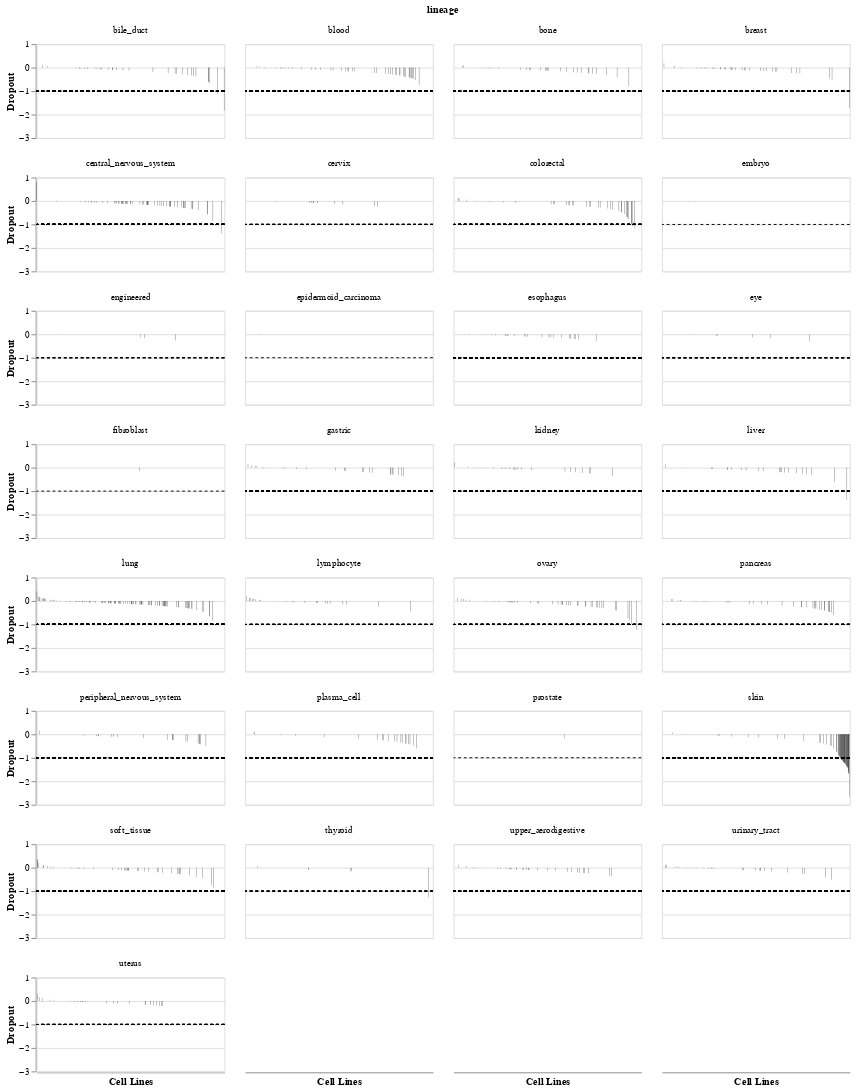

This figure's notebook cell:
### Markdown cell above
From this, we can see what all of the sensitive cell lines are and the size of the effect for each. We can also see that the majority of the sensitive cell lines are either of breast or skin lineage. The colors are the same so it's not possible to tell the difference. One way to address this in the future is to make a new waterfall plot just of the sensitive cell lines by filtering the data instead of using the interactivity.

I also wanted to show another way of using waterfall plots. We can trellis the plot based on lineage so that we can easily see the differences between them.

This function is very similar to our last one but instead of having a brush to highlight certain data points, we're going to use "facet" to make individual waterfall plots for each lineage. I put them four columns across for readability.

### Code cell
# Define a function for a chart of waterfall plots trellised by lineage
def waterfall_lineage(gene_name):
    
    # Make a new dataframe with just the columns of interest.
    gene_df = avana_samples[['DepMap_ID', 'stripped_cell_line_name', gene_name, 'lineage']].dropna()
    
    # Make the waterfall chart.
    gene_chart = alt.Chart(gene_df).mark_bar(color='black').encode(
    x=alt.X('stripped_cell_line_name',
            sort='-y',
            axis = alt.Axis(title='Cell Lines', labels=False, ticks=False)),
    y=alt.Y(gene_name,
           axis = alt.Axis(title='Dropout'))
).properties(
    width=200,
    height=100
)
    
    # Make a line to delineate the sensitivity cutoff.
    line = alt.Chart().mark_rule(color='black',strokeDash=[3,3]).encode(
        y='a:Q'
)
    # Trellis by lineage using "facet"
    chart = alt.layer(
        gene_chart, line,
        data=gene_df
).transform_calculate(
    a='-1'
).facet(
    facet='lineage:N',
    columns=4
)
    
    # Return the trellis chart.
    return chart

# Example
waterfall_lineage('BRAF')

### Figure 1 — Vega-Lite specification as saved in the notebook (floating-point values rounded to 4 significant figures; data arrays with more than 128 entries replaced by an {"elided": "..."} marker saying what was removed)
{"config": {"range": {"category": {"scheme": "category20"}}}, "data": {"name": "data-33ca5c8c600d0b108174de5d68d01119"}, "facet": {"type": "nominal", "field": "lineage"}, "spec": {"layer": [{"mark": {"type": "bar", "color": "black"}, "encoding": {"x": {"type": "nominal", "axis": {"labels": false, "ticks": false, "title": "Cell Lines"}, "field": "stripped_cell_line_name", "sort": "-y"}, "y": {"type": "quantitative", "axis": {"title": "Dropout"}, "field": "BRAF"}}, "height": 100, "width": 200}, {"mark": {"type": "rule", "color": "black", "strokeDash": [3, 3]}, "encoding": {"y": {"type": "quantitative", "field": "a"}}}], "transform": [{"calculate": "-1", "as": "a"}]}, "columns": 4, "$schema": "https://vega.github.io/schema/vega-lite/v4.8.1.json", "datasets": {"data-33ca5c8c600d0b108174de5d68d01119": {"elided": "808 records"}}}
